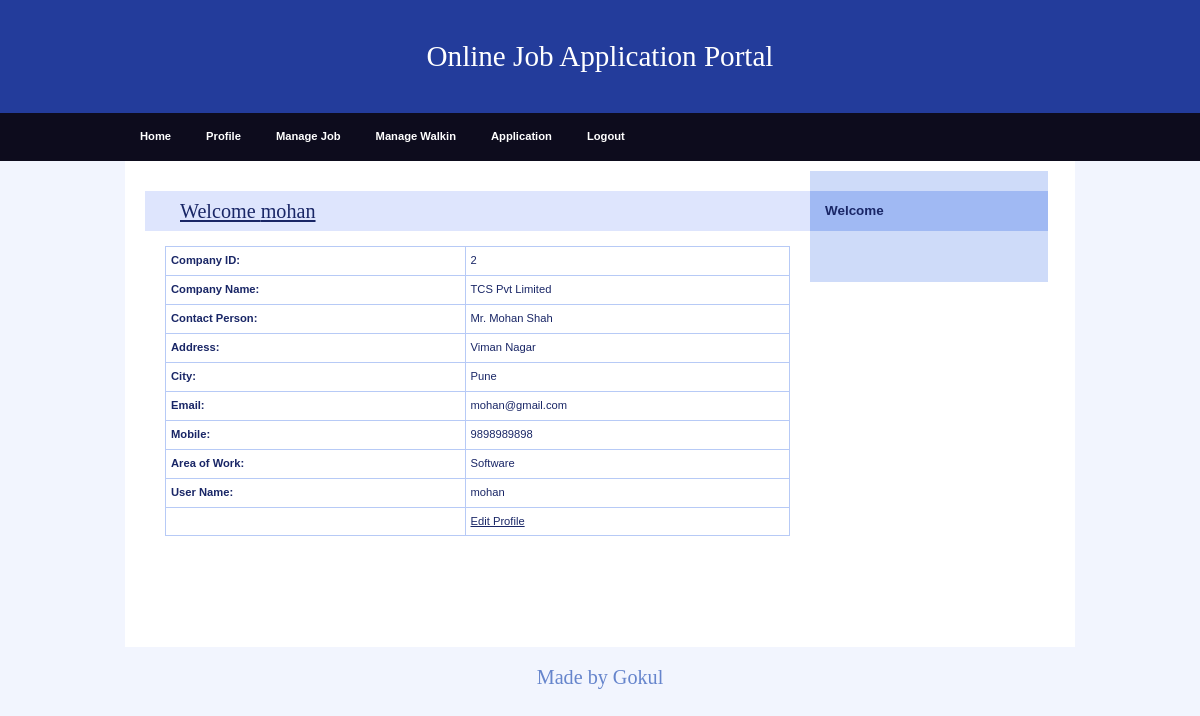
The app's page /Employer/Profile.php (signed in) with its own data.
### tables this page shows
CREATE TABLE `employer_reg` (
  `EmployerId` int NOT NULL,
  `CompanyName` varchar(20) NOT NULL,
  `ContactPerson` varchar(20) NOT NULL,
  `Address` varchar(100) NOT NULL,
  `City` varchar(20) NOT NULL,
  `Email` varchar(40) NOT NULL,
  `Mobile` bigint NOT NULL,
  `Area_Work` varchar(40) NOT NULL,
  `Status` varchar(10) NOT NULL,
  `UserName` varchar(20) NOT NULL,
  `Password` varchar(20) NOT NULL,
  `Question` varchar(100) NOT NULL,
  `Answer` varchar(50) NOT NULL
);

### Employer/Profile.php (the view, shortened to what this page needs)
<!DOCTYPE html>
<html>
<head>
  <link rel="stylesheet" media="screen,projection" type="text/css" href="./css/main.css" />
  <link rel="stylesheet" media="print" type="text/css" href="./css/print.css" />
</head>
<body>
  <div id="main" class="box">
    <?php
    include "Header.php"
    ?>
    <?php
    include "menu.php"
    ?>
    <div id="page" class="box">
      <div id="page-in" class="box">
        <div id="content">
          <div class="article">
            <h2><span><a href="#">Welcome <?php echo $_SESSION['$UserName_emp']; ?></a></span></h2>
            <?php
            $ID = $_SESSION['ID'];
            $con = mysqli_connect("localhost", "gokul", "Gokul0309", "job");
            $sql = "select * from employer_reg where EmployerId ='" . $ID . "'  ";
            $result = mysqli_query($con, $sql);
            $row = mysqli_fetch_array($result)
            ?>
            <table width="100%" border="1" cellspacing="2" cellpadding="2">
              <tr>
                <td><strong>Company ID:</strong></td>
                <td><?php echo $row['EmployerId']; ?></td>
              </tr>
              <tr>
                <td><strong>Company Name:</strong></td>
                <td><?php echo $row['CompanyName']; ?></td>
              </tr>
              <tr>
                <td><strong>Contact Person:</strong></td>
                <td><?php echo $row['ContactPerson']; ?></td>
              </tr>
              <tr>
                <td><strong>Address:</strong></td>
                <td><?php echo $row['Address']; ?></td>
              </tr>
              <tr>
                <td><strong>City:</strong></td>
                <td><?php echo $row['City']; ?></td>
              </tr>
              <tr>
                <td><strong>Email:</strong></td>
                <td><?php echo $row['Email']; ?></td>
              </tr>
              <tr>
                <td><strong>Mobile:</strong></td>
                <td><?php echo $row['Mobile']; ?></td>
              </tr>
              <tr>
                <td><strong>Area of Work:</strong></td>
                <td><?php echo $row['Area_Work']; ?></td>
              </tr>
              <tr>
                <td><strong>User Name:</strong></td>
                <td><?php echo $row['UserName']; ?></td>
              </tr>
              <tr>
                <td>&nbsp;</td>
                <td><a href="EditProfile.php?EmployerId=<?php echo $row['EmployerId']; ?>">Edit Profile</a></td>
              </tr>
            </table>
            <p>&nbsp;</p>
            <p class="btn-more box noprint">&nbsp;</p>
          </div>
        </div>
        <?php
        include "right.php"
        ?>
      </div>
    </div>
    <?php
    include "footer.php"
    ?>
  </div>
</body>
</html>

### Employer/css/main.css (style rules this page uses)
* { min-height: 1px; }
body { border: 0; margin: 0; padding: 0; background: #f2f5fe; font: 70%/160% "verdana", sans-serif; color: #192666; _text-align: center; }
a { color: #192666; }
p { border: 0; margin: 15px 0; padding: 0; }
div { display: block; border: 0; margin: 0; padding: 0; }
h1, h2, h3, h4, h5 { border: 0; margin: 10px 0; padding: 0; font-weight: bold; }
h2 { font-size: 180%; line-height: 100%; font-family: "georgia", serif; font-weight: normal; }
table { display: table; border-collapse: collapse; margin: 15px 0; padding: 0; border: 1px solid #b7caf6; font-size: 100%; }
tr { display: table-row; }
th, td { display: table-cell; border: 1px solid #b7caf6; margin: 0; padding: 5px; vertical-align: top; text-align: left; }
a, img, span { border: 0; margin: 0; padding: 0; }
strong, .strong { font-weight: bold; }
.box { min-height: 1px; _height: 1px; }
.box:after { content: "."; display: block; line-height: 0px; font-size: 0px; visibility: hidden; clear: both; }
#main { margin: 0px auto 0 auto; _text-align: left; }
#page { min-height: 1px; width: 950px; margin: 0 auto; background: #fff; _height: 1px; }
#page-in { min-height: 1px; padding: 10px 0; _height: 1px; }
#content { float: left; width: 70%; _width: 72%; margin: 0; padding: 0 0 0 20px; }
#content .article { clear: both; margin: 0; padding: 20px; }
#content .article h2 { margin: 0 -20px; padding: 10px; background: #dee5fd; color: #192666; }
#content .article h2 span { padding-left: 25px; }
#content .article p { text-align: justify; }
#content .btn-more { margin: 0 0 15px 0; padding: 0; border: 0; position: relative; }

### Employer/css/print.css (style rules this page uses)
body { border: 0; margin: 0; padding: 0; font-size: 12pt; }
a { color: #000; text-decoration: none; }
h1, h2, h3 { page-break-after: avoid; page-break-inside: avoid; }
table { border-collapse: collapse; border-width: 1px; border-style: solid; }
th, td { display: table-cell; border-width: 1px; border-style: solid; }
.noprint { display: none; }

### records on screen
employer_reg: EmployerId "2", CompanyName "TCS Pvt Limited", ContactPerson "Mr. Mohan Shah", Address "Viman Nagar", City "Pune", Email "mohan@gmail.com", Mobile "9898989898", Area_Work "Software", UserName "mohan"

### other values on screen
$_SESSION['$UserName_emp'] "mohan"
